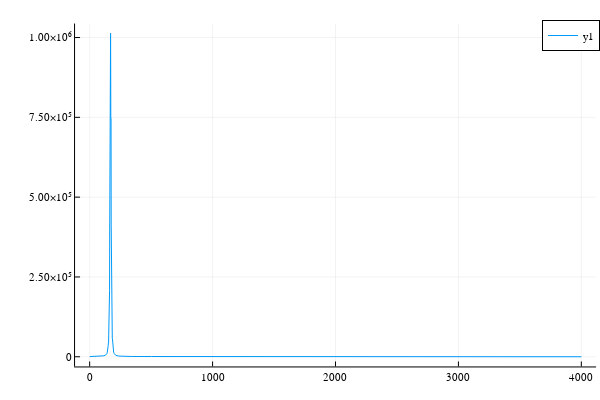

Notebook code for this chart:
### Code cell
plot(1:4000,ener)

### Figure 1 — Plotly figure (JSON) as saved in the notebook; plotly's stock layout.template omitted (floating-point values rounded to 4 significant figures; data arrays with more than 128 entries replaced by an {"elided": "..."} marker saying what was removed)
{"data": [{"colorbar": {"title": {"text": ""}}, "legendgroup": "y1", "line": {"color": "rgba(0, 154, 250, 1.000)", "dash": "solid", "shape": "linear", "width": 1}, "mode": "lines", "name": "y1", "showlegend": true, "type": "scatter", "x": {"elided": "4000 int values"}, "xaxis": "x", "y": {"elided": "4000 float values"}, "yaxis": "y", "zmax": null, "zmin": null}], "layout": {"annotations": [], "height": 400, "legend": {"bgcolor": "rgba(255, 255, 255, 1.000)", "bordercolor": "rgba(0, 0, 0, 1)", "borderwidth": 1, "font": {"color": "rgba(0, 0, 0, 1)", "family": "sans-serif", "size": 11}, "title": {"font": {"color": "rgba(0, 0, 0, 1)", "family": "sans-serif", "size": 15}, "text": ""}, "tracegroupgap": 0, "traceorder": "normal", "x": 1, "xanchor": "auto", "y": 1, "yanchor": "auto"}, "margin": {"b": 20, "l": 0, "r": 0, "t": 20}, "paper_bgcolor": "rgba(255, 255, 255, 1.000)", "plot_bgcolor": "rgba(255, 255, 255, 1.000)", "showlegend": true, "width": 600, "xaxis": {"anchor": "y", "domain": [0.1251, 0.9934], "gridcolor": "rgba(0, 0, 0, 0.1)", "gridwidth": 0.5, "linecolor": "rgba(0, 0, 0, 1)", "mirror": false, "range": [-119.0, 4120.0], "showgrid": true, "showline": true, "showticklabels": true, "tickangle": 0, "tickcolor": "rgb(0, 0, 0)", "tickfont": {"color": "rgba(0, 0, 0, 1)", "family": "sans-serif", "size": 11}, "tickmode": "array", "ticks": "inside", "ticktext": ["0", "1000", "2000", "3000", "4000"], "tickvals": [0, 1000, 2000, 3000, 4000], "title": {"font": {"color": "rgba(0, 0, 0, 1)", "family": "sans-serif", "size": 15}, "text": ""}, "type": "linear", "visible": true, "zeroline": false, "zerolinecolor": "rgba(0, 0, 0, 1)"}, "yaxis": {"anchor": "x", "domain": [0.03762, 0.9902], "gridcolor": "rgba(0, 0, 0, 0.1)", "gridwidth": 0.5, "linecolor": "rgba(0, 0, 0, 1)", "mirror": false, "range": [-30400.0, 1044000.0], "showgrid": true, "showline": true, "showticklabels": true, "tickangle": 0, "tickcolor": "rgb(0, 0, 0)", "tickfont": {"color": "rgba(0, 0, 0, 1)", "family": "sans-serif", "size": 11}, "tickmode": "array", "ticks": "inside", "ticktext": ["0", "2.50×10⁵", "5.00×10⁵", "7.50×10⁵", "1.00×10⁶"], "tickvals": [0, 250000, 500000, 750000, 1000000], "title": {"font": {"color": "rgba(0, 0, 0, 1)", "family": "sans-serif", "size": 15}, "text": ""}, "type": "linear", "visible": true, "zeroline": false, "zerolinecolor": "rgba(0, 0, 0, 1)"}}}
